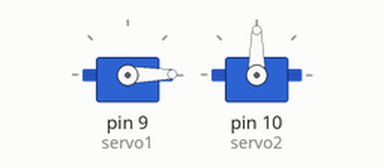
Recording of a sketch running on a simulated Arduino Uno, built with avr-gcc and run on an emulated ATmega328P. Parts: 2 × servo.

Above: at 0.05 s.
At 2.75 s:
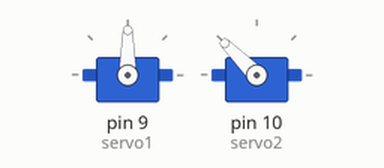
At 5.45 s:
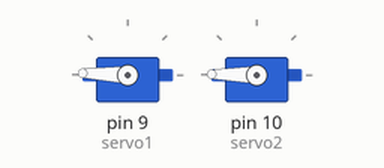
At 10.9 s:
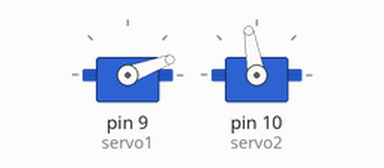
Timing chart, 0 to 15.6 s (numbered marks = the images above):
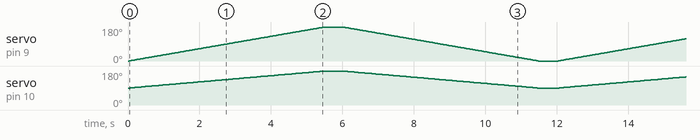

The sketch:

sketch_nov13a_copy_20251113191604.ino
```cpp
#include <Servo.h>

Servo servo1;
Servo servo2;

void setup() {
  servo1.attach(9);
  servo2.attach(10);
  Serial.begin(9600);
}

void loop() {
  for (int angle = -90; angle <= 270; angle++) {
    servo1.write(map(angle, -90, 270, 0, 180));
    servo2.write(map(angle, -90, 270, 90, 180));
    delay(15);
  }

  delay(500);


  for (int angle = 270; angle >= -90; angle--) {
    servo1.write(map(angle, -90, 270, 0, 180));
    servo2.write(map(angle, -90, 270, 90, 180));
    delay(15);
  }

  delay(500);
}
```
